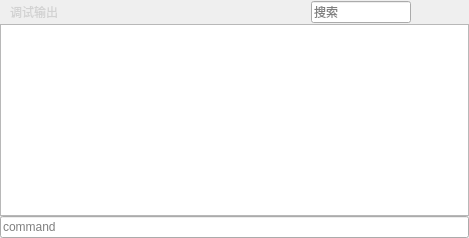
      <widget class="QWidget" name="widget_cmd" native="true">
       <property name="sizePolicy">
        <sizepolicy hsizetype="Preferred" vsizetype="Preferred">
         <horstretch>0</horstretch>
         <verstretch>0</verstretch>
        </sizepolicy>
       </property>
       <property name="styleSheet">
        <string notr="true">QWidget#widget_cmd {
background-color: #404244;
border: 1px solid #222222;
padding: 10px;
}

QToolButton {
color:#D2D2D2;
}

QLabel {
color:#D2D2D2;
}</string>
       </property>
       <layout class="QVBoxLayout" name="verticalLayout">
        <property name="spacing">
         <number>0</number>
        </property>
        <property name="leftMargin">
         <number>0</number>
        </property>
        <property name="topMargin">
         <number>0</number>
        </property>
        <property name="rightMargin">
         <number>0</number>
        </property>
        <property name="bottomMargin">
         <number>0</number>
        </property>
        <item>
         <layout class="QHBoxLayout" name="horizontalLayout" stretch="0,0,0,0,0,10,2,0">
          <property name="spacing">
           <number>9</number>
          </property>
          <property name="leftMargin">
           <number>0</number>
          </property>
          <property name="topMargin">
           <number>1</number>
          </property>
          <property name="rightMargin">
           <number>9</number>
          </property>
          <property name="bottomMargin">
           <number>1</number>
          </property>
          <item>
           <widget class="QLabel" name="label_cmdText">
            <property name="text">
             <string>调试输出</string>
            </property>
            <property name="indent">
             <number>10</number>
            </property>
           </widget>
          </item>
          <item>
           <widget class="QPushButton" name="pushButton_cmdFontSizeZoomIn">
            <property name="text">
             <string/>
            </property>
            <property name="iconSize">
             <size>
              <width>14</width>
              <height>14</height>
             </size>
            </property>
            <property name="flat">
             <bool>true</bool>
            </property>
           </widget>
          </item>
          <item>
           <widget class="QPushButton" name="pushButton_cmdFontSizeZoomOut">
            <property name="text">
             <string/>
            </property>
            <property name="iconSize">
             <size>
              <width>14</width>
              <height>14</height>
             </size>
            </property>
            <property name="flat">
             <bool>true</bool>
            </property>
           </widget>
          </item>
          <item>
           <widget class="QPushButton" name="pushButton_cmdFontSizeDefault">
            <property name="text">
             <string/>
            </property>
            <property name="iconSize">
             <size>
              <width>14</width>
              <height>14</height>
             </size>
            </property>
            <property name="flat">
             <bool>true</bool>
            </property>
           </widget>
          </item>
          <item>
           <widget class="QPushButton" name="pushButton_cmdClear">
            <property name="text">
             <string/>
            </property>
            <property name="iconSize">
             <size>
              <width>14</width>
              <height>14</height>
             </size>
            </property>
            <property name="flat">
             <bool>true</bool>
            </property>
           </widget>
          </item>
          <item>
           <spacer name="horizontalSpacer">
            <property name="orientation">
             <enum>Qt::Horizontal</enum>
            </property>
            <property name="sizeHint" stdset="0">
             <size>
              <width>40</width>
              <height>20</height>
             </size>
            </property>
           </spacer>
          </item>
          <item>
           <widget class="QLineEdit" name="lineEdit_searchCmd">
            <property name="minimumSize">
             <size>
              <width>100</width>
              <height>0</height>
             </size>
            </property>
            <property name="placeholderText">
             <string>搜索</string>
            </property>
           </widget>
          </item>
          <item>
           <widget class="QPushButton" name="pushButton_hideDebugLogWidget">
            <property name="text">
             <string/>
            </property>
            <property name="iconSize">
             <size>
              <width>10</width>
              <height>10</height>
             </size>
            </property>
            <property name="flat">
             <bool>true</bool>
            </property>
           </widget>
          </item>
         </layout>
        </item>
        <item>
         <widget class="QTextEdit" name="textEdit_log">
          <property name="font">
           <font>
            <family>宋体</family>
            <pointsize>11</pointsize>
           </font>
          </property>
         </widget>
        </item>
        <item>
         <widget class="CLineEdit" name="lineEdit_cmd">
          <property name="placeholderText">
           <string>command</string>
          </property>
         </widget>
        </item>
       </layout>
      </widget>
